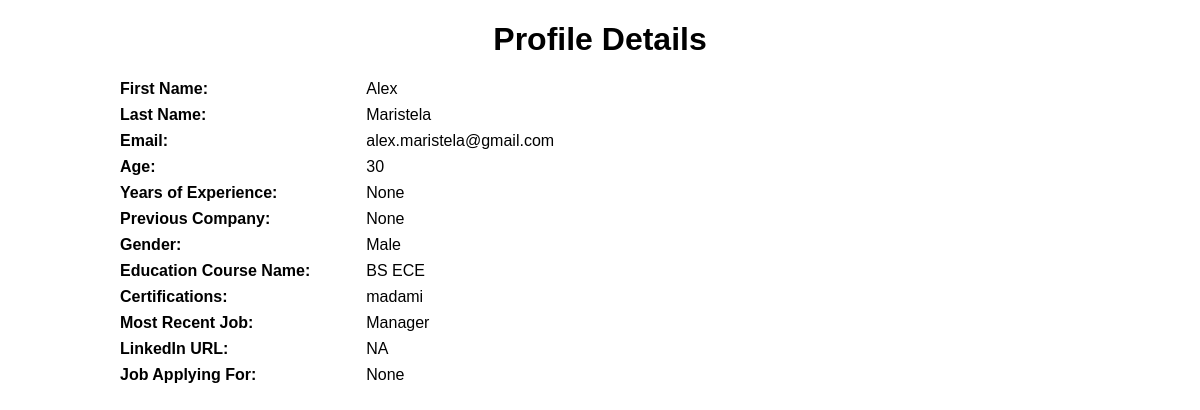
The page /u/viewprofile/5/ on the database its author committed.
### homepage/models.py (models this page shows, shortened)
class UserProfile(models.Model):
    user = models.OneToOneField(User, on_delete=models.CASCADE, default=None, null=True)
    password = models.CharField(max_length=128, default=None, null=True)
    age = models.IntegerField()
    resume = models.FileField(upload_to='media/')
    GENDER_CHOICES = (
        ('M', 'Male'),
        ('F', 'Female'),
    )
    gender = models.CharField(max_length=1, choices=GENDER_CHOICES, default=None)
    education_course_name = models.CharField(max_length=200, null=True, blank=True)
    certifications = models.TextField(max_length=1000, null=True, blank=True)  # Store certifications as text
    most_recent_job = models.CharField(max_length=100, null=True, blank=True)
    linkedin_url = models.CharField(max_length=300, null=True, blank=True)
    Applying_For = models.CharField(max_length=100, null=True, blank=True)
    years_of_experience = models.IntegerField(null=True, blank=True)
    previous_company = models.CharField(max_length=200, null=True, blank=True)

### adminview/views.py (the view)
# urls.py: re_path(r'^viewprofile/(?P<profile_id>\d+)/$', profile_details_def, name='view_prof'),
def profile_details_def(request, profile_id):
    profile = get_object_or_404(UserProfile, id=profile_id)
    return render(request, 'adminview/profile_details.html', {'profile': profile})

### templates/adminview/profile_details.html (shortened to what this page needs)
<!DOCTYPE html>
<html>
<head>
</head>
<body>
  <h1>Profile Details</h1>
  <dl>
    <dt>First Name:</dt>
    <dd>{{ profile.user.first_name }}</dd>
    <dt>Last Name:</dt>
    <dd>{{ profile.user.last_name }}</dd>
    <dt>Email:</dt>
    <dd>{{ profile.user.email }}</dd>
    <dt>Age:</dt>
    <dd>{{ profile.age }}</dd>
    <dt>Years of Experience:</dt>
    <dd>{{ profile.years_of_experience }}</dd>
    <dt>Previous Company:</dt>
    <dd>{{ profile.previous_company }}</dd>
    <dt>Gender:</dt>
    <dd>{{ profile.get_gender_display }}</dd>
    <dt>Education Course Name:</dt>
    <dd>{{ profile.education_course_name }}</dd>
    <dt>Certifications:</dt>
    <dd>{{ profile.certifications }}</dd>
    <dt>Most Recent Job:</dt>
    <dd>{{ profile.most_recent_job }}</dd>
    <dt>LinkedIn URL:</dt>
    <dd>{{ profile.linkedin_url }}</dd>
    <dt>Job Applying For:</dt>
    <dd>{{ profile.Applying_For }}</dd>
  </dl>
</body>
</html>

### templates/adminview/profile_details.html (style rules this page uses)
body { font-family: Arial, sans-serif; margin: 0; padding: 0; }
h1 { text-align: center; }
dl { display: grid; grid-template-columns: max-content 1fr; row-gap: 8px; column-gap: 16px; margin: 20px auto; width: 80%; }
dt { font-weight: bold; }

### rows shown on the page
UserProfile: user.first_name "Alex", user.last_name "Maristela", user.email "alex.maristela@gmail.com", age "30", years_of_experience "None", previous_company "None", gender "Male", education_course_name "BS ECE", certifications "madami", most_recent_job "Manager", linkedin_url "NA", Applying_For "None"
